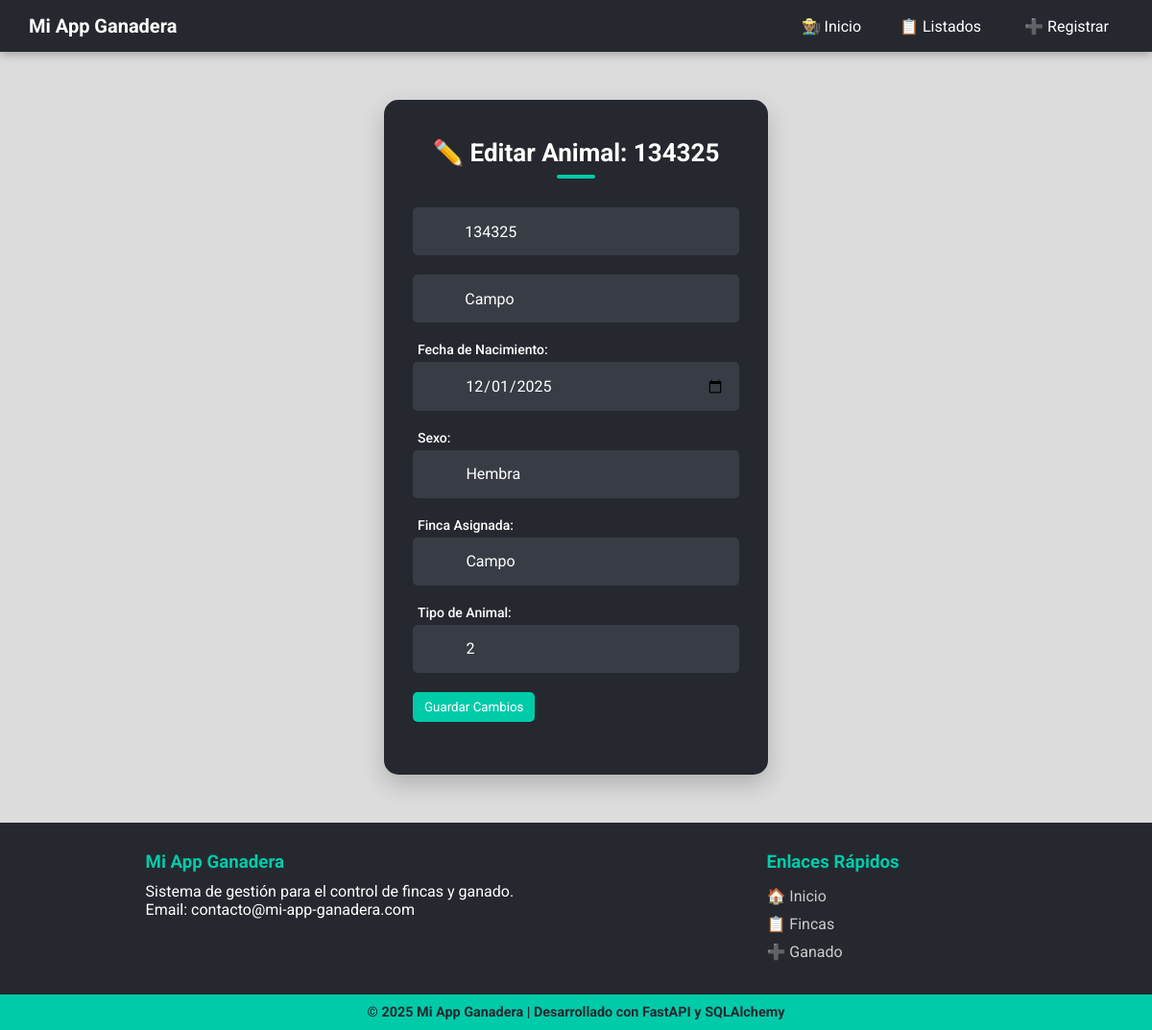
Page /ganado/editar/1 on the committed database.
### models.py (models this page shows)
class Ganado(Base):
    __tablename__ = "ganados"
    id = Column(Integer, primary_key=True, index=True)
    identificacion = Column(String, index=True, unique=True, nullable=False)
    nombre = Column(String(100), nullable=True)
    edad = Column(Integer, nullable=False)
    sexo = Column(String(10), nullable=False)
    fecha_nacimiento = Column(Date)
    finca_id = Column(Integer, ForeignKey("fincas.id"), nullable=False)
    tipo_animal_id = Column(Integer, ForeignKey("tipos_animales.id"), nullable=False)
    fecha_registro = Column(DateTime, default=datetime.utcnow)
    finca = relationship("Finca", back_populates="ganados")
    tipo_animal = relationship("TipoAnimal", back_populates="ganados")

class Finca(Base):
    __tablename__ = "fincas"
    id = Column(Integer, primary_key=True, index=True)
    nombre = Column(String(100), nullable=False)
    tamaño = Column(Integer, nullable=False)
    ubicacion = Column(String(200), nullable=False)
    fecha_creacion = Column(DateTime, default=datetime.utcnow)
    ganados = relationship(
        "Ganado",
        back_populates="finca",
        cascade="all, delete-orphan"
    )

class TipoAnimal(Base):
    __tablename__ = "tipos_animales"
    id = Column(Integer, primary_key=True, index=True)
    nombre = Column(String, unique=True, index=True)
    ganados = relationship("Ganado", back_populates="tipo_animal")

### routers/ganado.py (the view)
@router.get("/editar/{ganado_id}")
async def editar_ganado_view(ganado_id: int, request: Request, db: Session = Depends(get_db)):
    ganado = db.query(models.Ganado).filter(models.Ganado.id == ganado_id).first()
    if not ganado:
        raise HTTPException(status_code=404, detail="Ganado no encontrado")
    fincas = db.query(models.Finca).all()
    tipos_animales = db.query(models.TipoAnimal).all()
    return templates.TemplateResponse(
        "ganado/editar_ganado.html",
        {
            "request": request,
            "ganado": ganado,
            "fincas": fincas,
            "tipos_animales": tipos_animales
        }
    )

### templates/ganado/editar_ganado.html (shortened to what this page needs)
{% extends "base.html" %}
{% block content %}
<div class="main-container">
    <div class="card">
        <h1>✏️ Editar Animal: {{ ganado.identificacion }}</h1>
        <form id="editarGanadoForm">
            <div class="input-group">
                <div class="icon-container"></div>
                <input type="text" id="identificacion" placeholder="Identificación / Arete" required
                       value="{{ ganado.identificacion }}">
            </div>
            <div class="input-group">
                <div class="icon-container"></div>
                <input type="text" id="nombre" placeholder="Nombre (opcional)"
                       value="{{ ganado.nombre or '' }}">
            </div>
            <label for="fecha_nacimiento" class="input-label">Fecha de Nacimiento:</label>
            <div class="input-group">
                <div class="icon-container"></div>
                <input type="date" id="fecha_nacimiento" required
                       value="{{ ganado.fecha_nacimiento }}">
            </div>
            <label for="sexo" class="input-label">Sexo:</label>
            <div class="input-group">
                <div class="icon-container"></div>
                <select id="sexo" required>
                    <option value="Hembra" {% if ganado.sexo == 'Hembra' %}selected{% endif %}>Hembra</option>
                </select>
            </div>
            <label for="finca_id" class="input-label">Finca Asignada:</label>
            <div class="input-group">
                <div class="icon-container"></div>
                <select id="finca_id" required>
                    {% for finca in fincas %}
                        <option value="{{ finca.id }}"
                                {% if finca.id == ganado.finca_id %}selected{% endif %}>
                            {{ finca.nombre }}
                        </option>
                    {% endfor %}
                </select>
            </div>
            <label for="tipo_animal_id" class="input-label">Tipo de Animal:</label>
            <div class="input-group">
                <div class="icon-container"></div>
                <select id="tipo_animal_id" required>
                    {% for tipo in tipos_animales %}
                        <option value="{{ tipo.id }}"
                                {% if tipo.id == ganado.tipo_animal_id %}selected{% endif %}>
                            {{ tipo.nombre }}
                        </option>
                    {% endfor %}
                    </select>
            </div>
            <button type="submit" class="btn btn-primary"> Guardar Cambios</button>
        </form>
    </div>
</div>
{% endblock %}

### static/css/styles.css (style rules this page uses)
* { margin: 0; padding: 0; box-sizing: border-box; font-family: 'Roboto', sans-serif; }
html, body { height: 100%; margin: 0; }
body { display: flex; flex-direction: column; min-height: 100vh; background-color: #dcdcdc; }
.main-container { flex: 1; display: flex; justify-content: center; align-items: center; padding: 20px; }
button, input[type="submit"] { background: #00cba9; color: white; padding: 8px 12px; border: none; cursor: pointer; border-radius: 5px; transition: background-color 0.3s; }
.card { background-color: #26282f; width: 100%; max-width: 400px; padding: 40px 30px; border-radius: 15px; box-shadow: 0 10px 25px rgba(0,0,0,0.2); text-align: center; }
.card h1 { color: #ffffff; margin-bottom: 30px; font-size: 26px; position: relative; display: inline-block; }
.card h1::after { content: ''; display: block; width: 40px; height: 4px; background-color: #00cba9; margin: 8px auto 0 auto; border-radius: 2px; }
.card label, .card .field-title { color: #ffffff; font-size: 14px; font-weight: 500; text-align: left; display: block; margin-bottom: 5px; margin-top: 10px; padding: 0 5px; }
.card form { text-align: left; }
.input-group { background-color: #383c45; border-radius: 5px; margin-bottom: 20px; display: flex; align-items: center; padding: 5px; }
.icon-container { width: 45px; height: 40px; display: flex; justify-content: center; align-items: center; }
.input-group input { background: transparent; border: none; outline: none; color: #ffffff; width: 100%; padding: 10px; font-size: 16px; }
.input-group input::placeholder { color: #b0b0b0; }
.input-group select { background: transparent; border: none; outline: none; color: #ffffff; width: 100%; padding: 10px; font-size: 16px; cursor: pointer; -webkit-appearance: none; -moz-appearance: none; appearance: none; background-color: #383c45; border-radius: 5px; margin: -5px; padding: 15px; line-height: 1; }
.input-group select option { background-color: #383c45; color: #ffffff; padding: 10px; }

### rows in the picture
Ganado: identificacion "134325", nombre "Campo", fecha_nacimiento "12/01/2025", sexo "Hembra", finca.nombre "Campo", tipo_animal.nombre "2"
